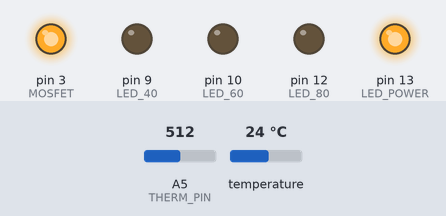
The sketch below on a simulated Arduino Uno, built with avr-gcc and run on an emulated ATmega328P. Parts: output pins drawn as LEDs (lit = HIGH). Inputs (shaded band) come from the test bench; at power-on: temperature 24 °C, A5 (THERM_PIN) = 512. What the sketch prints to the serial monitor is not drawn.

Above: at 3.2 s.
3.3 s: temperature set to 39.4 °C
5.7 s: temperature set to 40.3 °C
At 7.4 s:
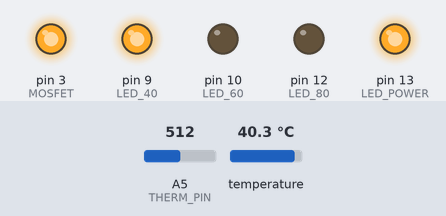
7.8 s: A5 (THERM_PIN) set to 986
9.3 s: A5 (THERM_PIN) set to 1018
10.8 s: temperature set to 12 °C
At 12.0 s:
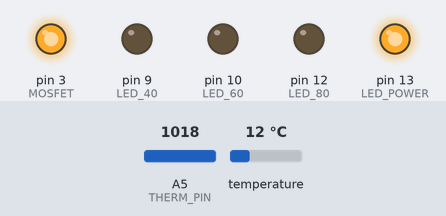
13.2 s: temperature set to 41 °C
At 14.0 s:
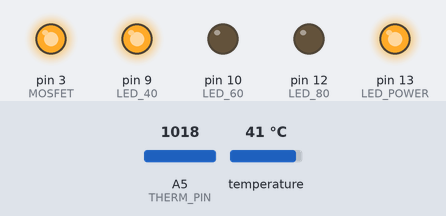
Timing chart, 0 to 15.9 s (numbered marks = the images above; inputs shaded):
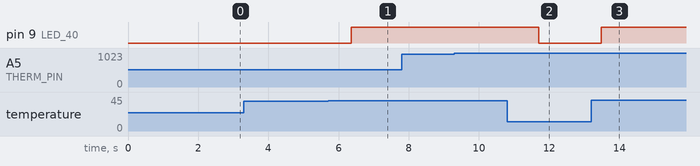

The sketch:

Mugatron.ino
```cpp
#include <OneWire.h>
#include <DallasTemperature.h>
#include <math.h>

#define MOSFET 3
#define LED_80 12
#define LED_60 10
#define LED_40 9
#define LED_POWER 13
#define THERM_PIN A5 //for Theristor
#define ONE_WIRE_BUS 5 //for DS18B20 Temperature Sensor

OneWire ourWire(ONE_WIRE_BUS);
DallasTemperature sensors(&ourWire);
float waterTemp;
boolean isHeated;

enum {
  T_KELVIN=0,
  T_CELSIUS,
  T_FAHRENHEIT
};


void setup() /*----( SETUP: RUNS ONCE )----*/
{
  pinMode(MOSFET, OUTPUT);
  pinMode(LED_80, OUTPUT);
  pinMode(LED_60, OUTPUT);
  pinMode(LED_40, OUTPUT);
  pinMode(LED_POWER, OUTPUT);
//  pinMode(THERM_PIN, INPUT);

  // initialize serial communications at 9600 bps
  Serial.begin(9600);
  delay(1000);

  digitalWrite(LED_POWER, HIGH);
  digitalWrite(MOSFET, HIGH);
  Serial.println("power on");
  isHeated = false;

  digitalWrite(LED_40, LOW);
  digitalWrite(LED_60, LOW);
  digitalWrite(LED_80, LOW);

  sensors.begin();
  delay(1000);

}


void loop() // LOOP: RUNS CONSTANTLY
{

  Serial.print("Temperature from Thermister: ");
  Serial.print(getThermisterTemp(THERM_PIN, T_CELSIUS,3892.0f,298.15f,3000.0f,3300.0f));
  Serial.print(" degree C (ADC ");
  Serial.print(analogRead(THERM_PIN));
  Serial.println(")");


  Serial.print("Temperature from DS18B20: ");
  waterTemp = getDS18B20Temp();
  Serial.print(waterTemp);
  Serial.println(" degree C");
  Serial.println("");

  // turn off when reaching 80 degree C

  if (waterTemp < 80 && !isHeated) {
    digitalWrite(LED_POWER, HIGH);
    digitalWrite(MOSFET, HIGH);
    Serial.println("power is on");
  } else {
    digitalWrite(LED_POWER, LOW);
    digitalWrite(MOSFET, LOW);
    isHeated = true;
    Serial.println("power is off");
  }


  if(waterTemp < 40){
    digitalWrite(LED_40, LOW);
    digitalWrite(LED_60, LOW);
    digitalWrite(LED_80, LOW);
  }else if(waterTemp <= 60){ // green lightw up when between 40 ~ 60 degree C (for making tea)
    digitalWrite(LED_40, HIGH);
    digitalWrite(LED_60, LOW);
    digitalWrite(LED_80, LOW);
  }else if(waterTemp <= 80){ //white lights up when between 60 ~ 80 degree C (for making coffee)
    digitalWrite(LED_40, LOW);
    digitalWrite(LED_60, HIGH);
    digitalWrite(LED_80, LOW);
  }else{ // red light up when over 80 degree C
    digitalWrite(LED_40, LOW);
    digitalWrite(LED_60, LOW);
    digitalWrite(LED_80, HIGH);
  }

  delay(1000);
}

float getThermisterTemp(int AnalogInputNumber,int OutputUnit,float B,float T0,float R0,float R_Balance)
{
  float R,T;

  R = 1024.0f * R_Balance / float(analogRead(AnalogInputNumber)) - R_Balance;
  T = 1.0f / (1.0f / T0 + (1.0f / B) * log( R / R0 ));

  switch(OutputUnit) {
    case T_CELSIUS :
      T -= 273.15f;
    break;
    case T_FAHRENHEIT :
      T = 9.0f * (T-273.15f) / 5.0f + 32.0f;
    break;
    default:
    break;
  };

  return T;
}

float getDS18B20Temp()
{
//  Serial.println();
//  Serial.print("DS18B20 Requesting temperature...");
  sensors.requestTemperatures(); // Send the command to get temperatures
//  Serial.println("DONE");

  float tempC = sensors.getTempCByIndex(0);

  return tempC;
}
```

Measured:
- the behaviour switches between 39.9 and 40 °C on temperature (found by bisection; images 0 and 1)
- after the input at 3.3 s, every drawn part: stays the same
- after the input at 5.7 s, pin 9 (LED_40): LOW → HIGH after 0.66 s
- after the input at 7.8 s, every drawn part: stays the same
- after the input at 9.3 s, every drawn part: stays the same
- after the input at 10.8 s, pin 9 (LED_40): HIGH → LOW after 0.91 s
- after the input at 13.2 s, pin 9 (LED_40): LOW → HIGH after 0.29 s
